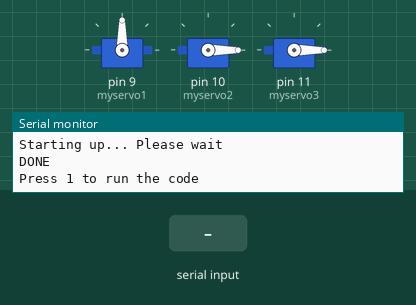
The sketch below on a simulated Arduino Uno, built with avr-gcc and run on an emulated ATmega328P. Shown: 3 × servo, the last lines printed to the serial monitor. Inputs (shaded band) come from the test bench.

Above: at 4.6 s.
4.7 s: byte 30 received over Serial
At 5.78 s:
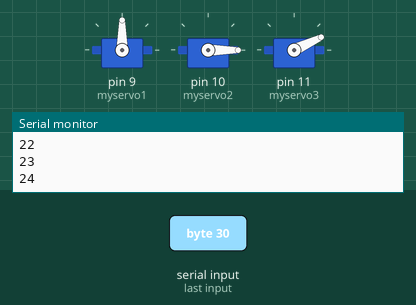
At 6.38 s:
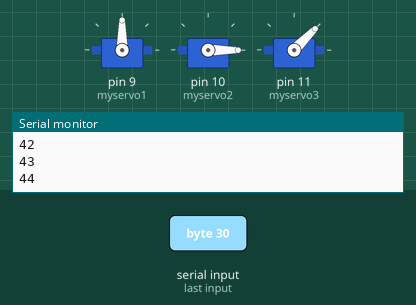
Timing chart, 0 to 22.7 s (numbered marks = the images above; inputs shaded):
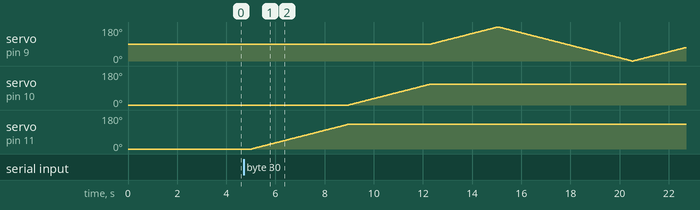

Measured:
- after the input at 4.7 s, servo on pin 10 (myservo2): moves from 0° to 110° over 3.3 s, starting after 4.3 s; servo on pin 11 (myservo3): moves from 0° to 130° over 3.9 s, starting after 0.33 s

The sketch:

saludo.ino
```cpp
#include <Servo.h>

Servo myservo1;
Servo myservo2;
Servo myservo3;
int flag;

void setup() {

  //Vincular servos a los pines del arduino
  myservo1.attach(9);
  myservo2.attach(10);
  myservo3.attach(11);

  Serial.begin(9600); //Iniciar la comuncación serial

  //Posiciones iniciales
  myservo1.write(90);
  myservo2.write(0);
  myservo3.write(0);

  //Esperar 3 segundos para asegurar que todo este bien
  Serial.print("Starting up... Please wait");
  Serial.print("\n");
  delay(3000);

  Serial.print("\n");
  Serial.print("DONE");
  Serial.print("\n");
  delay(100);
  Serial.print("Press 1 to run the code"); //instrucción
  delay(300);

}


void loop() {

  if(Serial.available()){ //Si hay comunicación serial

    flag = Serial.read(); //Restricción
}

if(flag > 0) //Restricción
{
  delay(300);
  Serial.print("Hello Again World"); //huevada
  Serial.print("\n");

  //Motor3
  Serial.print("Motor3: ");
  for (int pos = 0; pos <= 130; ++pos) { //Mover motor 3 de 0 a 130

    myservo3.write(pos);
    delay(30);
    Serial.print(pos);
    Serial.print("\n");
  }


  //Motor2
  Serial.print("Motor2: ");
  for (int pos = 0; pos <= 110; ++pos) { //Mover motor 2 de 0 a 110

    myservo2.write(pos);
    delay(30);
    Serial.print(pos);
    Serial.print("\n");
  }

  //Motor1
  Serial.print("Motor1: ");
  for (int pos = 90; pos <= 180; ++pos) { //Mover motor 1 de 90 a 180 y de regreso a 90

    myservo1.write(pos);
    delay(30);
    Serial.print(pos);
    Serial.print("\n");
  }
  for (int pos = 180; pos >= 0; --pos) {

    myservo1.write(pos);
    delay(30);
    Serial.print(pos);
    Serial.print("\n");
  }
  for (int pos = 0; pos <= 90; ++pos) {

    myservo1.write(pos);
    delay(30);
    Serial.print(pos);
    Serial.print("\n");
  }

  delay(300);

  //Motor2
  Serial.print("Motor2: ");
  for (int pos = 110; pos >= 0; --pos) { //Regresar el motor 2 a 0

    myservo2.write(pos);
    delay(30);
    Serial.print(pos);
    Serial.print("\n");
  }

  //Motor3
  Serial.print("Motor3: ");
  for (int pos = 130; pos >= 0; --pos) { //Regresar el motor 3 a 0

    myservo3.write(pos);
    delay(30);
    Serial.print(pos);
    Serial.print("\n");
  }

  }

  flag = 0; //Restricción
 }
```
